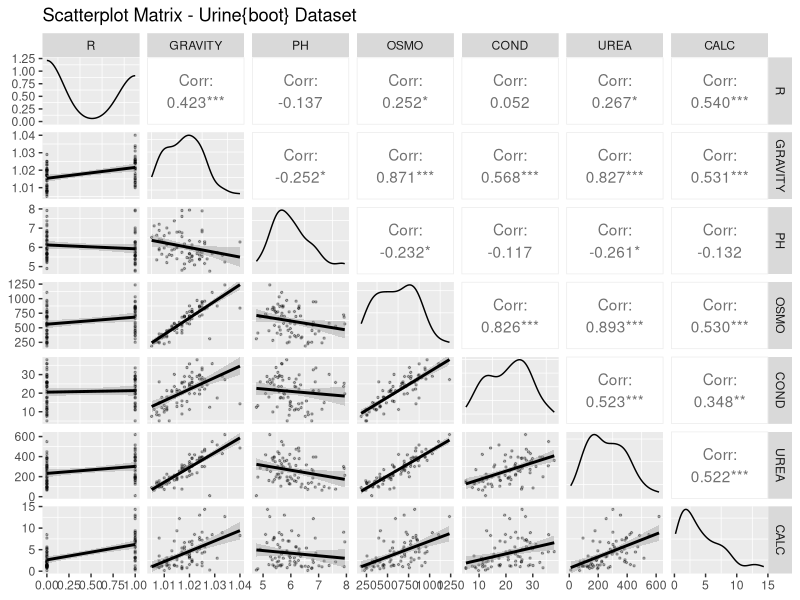

R code for this plot:

# load data
library(boot)
library(ggplot2)
library(GGally)
data(urine)
data1 <- urine

# NAs?
sum(is.na(data1))
# remove NAs
data1 <- na.omit(data1)

# plot the matrix
ggpairs(data1[,],
        lower=list(continuous=wrap("smooth",alpha=0.3,size=0.5)
                   ),
        title="Scatterplot Matrix - Urine{boot} Dataset",
        columnLabels=toupper( colnames(data1) )
        ) +
  theme(panel.grid.major = element_blank()
        )
